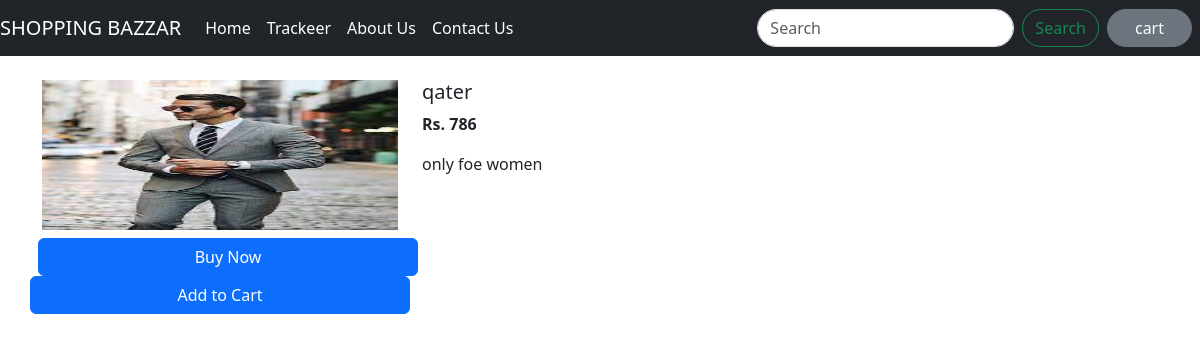
The page /shop/products/10 on the database its author committed.
### shop/models.py (models this page shows, shortened)
class Product(models.Model):
    Product_id=models.AutoField
    Product_name=models.CharField(max_length=50)
    category=models.CharField(max_length=50,default="")
    subcategory=models.CharField(max_length=50,default=0)
    price=models.IntegerField(default=0)
    dsc=models.CharField(max_length=1000)
    pub_date=models.DateField()
    image=models.ImageField(upload_to='shop/images',default="")

### shop/views.py (the view)
# urls.py: path('products/<int:myid>',views.products,name='ProductView'),
def products(request,myid):
    product=Product.objects.filter(id=myid)
    return render(request,'shop/productView.html',{'product':product[0]})

### shop/templates/shop/productView.html (shortened to what this page needs)
{% extends 'shop/basic.html' %}
{% block body %}
<div class="container my-4">
    <div class="row">
        <div class="col-md-4">
            <div class="row">
                <img src="/media/{{product.image}}" width="220px" height="150px">
            </div>
            <div class="row my-2">
                <button class="btn btn-primary mx-2">Buy Now</button>
                <button class="btn btn-primary">Add to Cart</button>
            </div>
        </div>
        <div class="col-md-8">
            <h5>{{product.Product_name}}</h5>
            <p><b>Rs. {{product.price}}</b></p>
            <p>{{product.dsc}}</p>
        </div>
    </div>
</div>
{% endblock %}

### rows shown on the page
Product: image (picture), Product_name "qater", price "786", dsc "only foe women"
